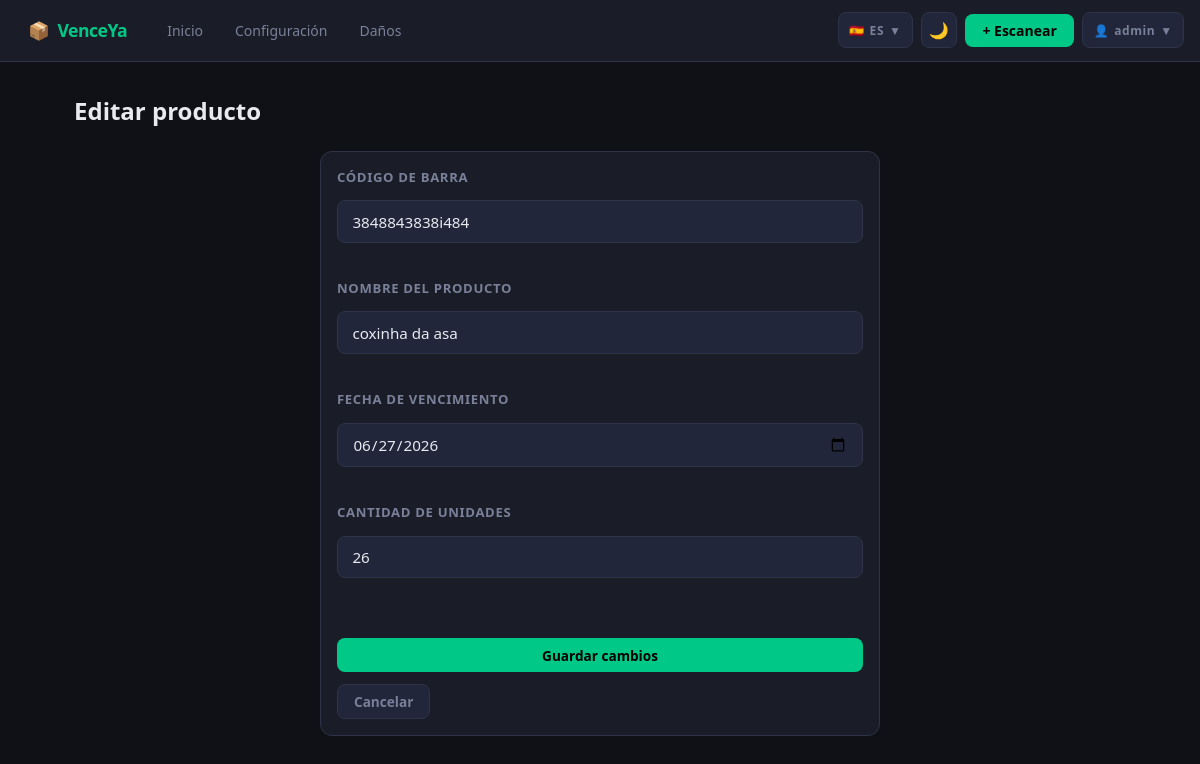
The page /editar/1/ (signed in) on the database its author committed.
### productos/models.py (models this page shows, shortened)
class Producto(models.Model):
    codigo_barra = models.CharField(max_length=100, verbose_name="Código de barra")
    nombre = models.CharField(max_length=200, verbose_name="Nombre del producto")
    fecha_vencimiento = models.DateField(verbose_name="Fecha de vencimiento")
    cantidad = models.PositiveIntegerField(default=1, verbose_name="Cantidad en stock")
    fecha_registro = models.DateTimeField(auto_now_add=True)
    class Meta:
        verbose_name = "Producto"
        ordering = ["fecha_vencimiento"]
        constraints = [
            models.UniqueConstraint(
                fields=['codigo_barra', 'fecha_vencimiento'],
                name='unique_codigo_fecha'
            )
        ]

### productos/views.py (the view, shortened to what this page needs)
# urls.py: path("editar/<int:pk>/", views.editar_producto, name="editar"),
@login_required(login_url='login')
@user_passes_test(puede_editar, login_url='dashboard')
def editar_producto(request, pk):
    producto = get_object_or_404(Producto, pk=pk)
    return render(request, "productos/editar_producto.html", {"producto": producto})

### productos/views.py (called while the page is built)
def puede_editar(user):
    return user.is_staff or es_admin_delegado(user)

### productos/templates/productos/editar_producto.html (shortened to what this page needs)
{% extends "productos/base.html" %}
{% block content %}
<h1 data-i18n="buttons.editar">Editar producto</h1>
<div class="card" style="max-width: 560px; width: 100%;">
  <form method="post">
    <div class="form-group">
      <label for="codigo_barra" data-i18n="forms.codigo">Código de barra</label>
      <input
        type="text"
        id="codigo_barra"
        name="codigo_barra"
        value="{{ producto.codigo_barra }}"
        placeholder="Ej: 7501001216609"
        required
      >
    </div>
    <div class="form-group">
      <label for="nombre" data-i18n="forms.nombre">Nombre del producto</label>
      <input
        type="text"
        id="nombre"
        name="nombre"
        value="{{ producto.nombre }}"
        placeholder="Ej: Leche Integral 1L"
        required
      >
    </div>
    <div class="form-group">
      <label for="fecha_vencimiento" data-i18n="forms.fecha">Fecha de vencimiento</label>
      <input
        type="date"
        id="fecha_vencimiento"
        name="fecha_vencimiento"
        value="{{ producto.fecha_vencimiento|date:'Y-m-d' }}"
        required
      >
    </div>
    <div class="form-group">
      <label for="cantidad" data-i18n="forms.cantidad">Cantidad de unidades</label>
      <input
        type="number"
        id="cantidad"
        name="cantidad"
        value="{{ producto.cantidad }}"
        min="1"
        required
      >
    </div>
    <div class="form-actions" style="margin-top:1.5rem;">
      <button type="submit" class="btn btn-primary" data-i18n="buttons.guardar">Guardar cambios</button>
      <a href="{% url 'dashboard' %}" class="btn btn-ghost" data-i18n="buttons.cancelar">Cancelar</a>
    </div>
  </form>
</div>
{% endblock %}

### productos/templates/productos/base.html (shortened to what this page needs)
<!DOCTYPE html>
<html lang="es" data-theme="dark">
<head>
</head>
<body>
<nav>
  <div class="nav-left">
    <a href="{% url 'dashboard' %}" class="nav-brand"><span>📦</span> <span>VenceYa</span></a>
    <div class="nav-links">
      <a href="{% url 'dashboard' %}" {% if request.resolver_match.url_name == 'dashboard' %}class="active"{% endif %} data-i18n="nav.inicio">Inicio</a>
      <a href="{% url 'configuracion' %}" {% if request.resolver_match.url_name == 'configuracion' %}class="active"{% endif %} data-i18n="nav.config">Configuración</a>
      <a href="{% url 'listar_danios' %}" {% if request.resolver_match.url_name == 'listar_danios' %}class="active"{% endif %} data-i18n="nav.danios">Daños</a>
    </div>
  </div>
  <div class="nav-right">
    <div class="dropdown">
      <button class="dropdown-toggle" id="langToggle" onclick="toggleLangMenu()">
        <span id="langFlag">🇪🇸</span>
        <span id="langCode">ES</span>
        <span>▼</span>
      </button>
    </div>
    <button class="icon-btn" id="themeBtn" onclick="toggleTheme()" title="Cambiar tema">🌙</button>
    <a href="{% url 'escanear' %}" class="nav-scan" data-i18n="nav.escanear" style="">+ Escanear</a>
    {% if user.is_authenticated %}
    <div class="dropdown">
      <button class="dropdown-toggle" onclick="toggleUserMenu()">
        <span>👤</span>
        <span id="userName">{{ user.first_name|default:user.username }}</span>
        <span>▼</span>
      </button>
    </div>
    {% endif %}
  </div>
</nav>
<main>
  {% block content %}{% endblock %}
</main>
</body>
</html>

### productos/templates/productos/base.html (style rules this page uses)
[data-theme="dark"] { --bg: #0f1117; --surface: #1a1d27; --surface2: #22263a; --border: #2e3347; --text: #e8eaf0; --text-muted: #7a8099; }
:root { --accent: #00c988; --accent-dim: #00a870; --danger: #ff4d6d; --warn: #ffb830; --ok: #00c988; --radius: 12px; --font: 'Segoe UI', system-ui, sans-serif; }
* { box-sizing: border-box; margin: 0; padding: 0; }
body { font-family: var(--font); background: var(--bg); color: var(--text); min-height: 100vh; transition: background 0.2s, color 0.2s; }
nav { background: var(--surface); border-bottom: 1px solid var(--border); padding: 0.75rem 1rem; display: flex; align-items: center; gap: 1rem; position: sticky; top: 0; z-index: 100; justify-content: space-between; }
.nav-left { display: flex; align-items: center; gap: 1rem; }
.nav-brand { font-size: 1.1rem; font-weight: 700; color: var(--accent); letter-spacing: -0.5px; display: flex; align-items: center; gap: 0.5rem; text-decoration: none; white-space: nowrap; }
.nav-links { display: flex; align-items: center; gap: 0.5rem; }
nav a { color: var(--text-muted); text-decoration: none; font-size: 0.875rem; font-weight: 500; padding: 0.4rem 0.75rem; border-radius: 8px; transition: all 0.15s; }
.nav-right { display: flex; align-items: center; gap: 0.5rem; margin-left: auto; }
.dropdown { position: relative; display: inline-block; }
.dropdown-toggle { background: var(--surface2); border: 1px solid var(--border); color: var(--text-muted); border-radius: 8px; padding: 0 0.65rem; height: 36px; display: flex; align-items: center; cursor: pointer; font-size: 0.75rem; font-weight: 700; letter-spacing: 0.05em; transition: all 0.15s; font-family: var(--font); gap: 0.3rem; }
.icon-btn { background: var(--surface2); border: 1px solid var(--border); color: var(--text-muted); border-radius: 8px; width: 36px; height: 36px; display: flex; align-items: center; justify-content: center; cursor: pointer; font-size: 1rem; transition: all 0.15s; }
.nav-scan { background: var(--accent); color: #000 !important; font-weight: 700 !important; padding: 0.45rem 1.1rem !important; border-radius: 8px; text-decoration: none; font-size: 0.875rem; transition: background 0.15s; }
main { max-width: 1100px; margin: 0 auto; padding: 2rem 1.5rem; }
h1 { font-size: 1.5rem; font-weight: 700; margin-bottom: 1.5rem; }
.card { background: var(--surface); border: 1px solid var(--border); border-radius: var(--radius); padding: 1.25rem 1.5rem; width: 100%; }
.form-actions { display: flex; flex-wrap: wrap; gap: 0.75rem; margin-top: 1rem; }
.btn { display: inline-block; padding: 0.45rem 1rem; border-radius: 8px; border: none; font-size: 0.85rem; font-weight: 600; cursor: pointer; text-decoration: none; transition: all 0.15s; font-family: var(--font); }
.btn-primary { background: var(--accent); color: #000; }
.btn-ghost { background: var(--surface2); color: var(--text-muted); border: 1px solid var(--border); }
.form-group { margin-bottom: 1.25rem; }
label { display: block; font-size: 0.82rem; font-weight: 600; color: var(--text-muted); text-transform: uppercase; letter-spacing: 0.05em; margin-bottom: 0.4rem; }
input, select { width: 100%; background: var(--surface2); border: 1px solid var(--border); border-radius: 8px; color: var(--text); padding: 0.65rem 0.9rem; font-size: 0.95rem; font-family: var(--font); transition: border-color 0.15s; }

### productos/templates/productos/editar_producto.html (style rules this page uses)
.card { width: min(100%, 560px); margin: 0 auto; padding: 1rem; box-sizing: border-box; }
form { display: grid; gap: 1rem; }
.form-group { display: grid; gap: 0.5rem; }
form input, form select, form button { width: 100%; box-sizing: border-box; }

### rows shown on the page
Producto: codigo_barra "3848843838i484", nombre "coxinha da asa", fecha_vencimiento "06/27/2026", cantidad "26"

### other values the page prints
{{ user.first_name|default:user.username }} "admin"
